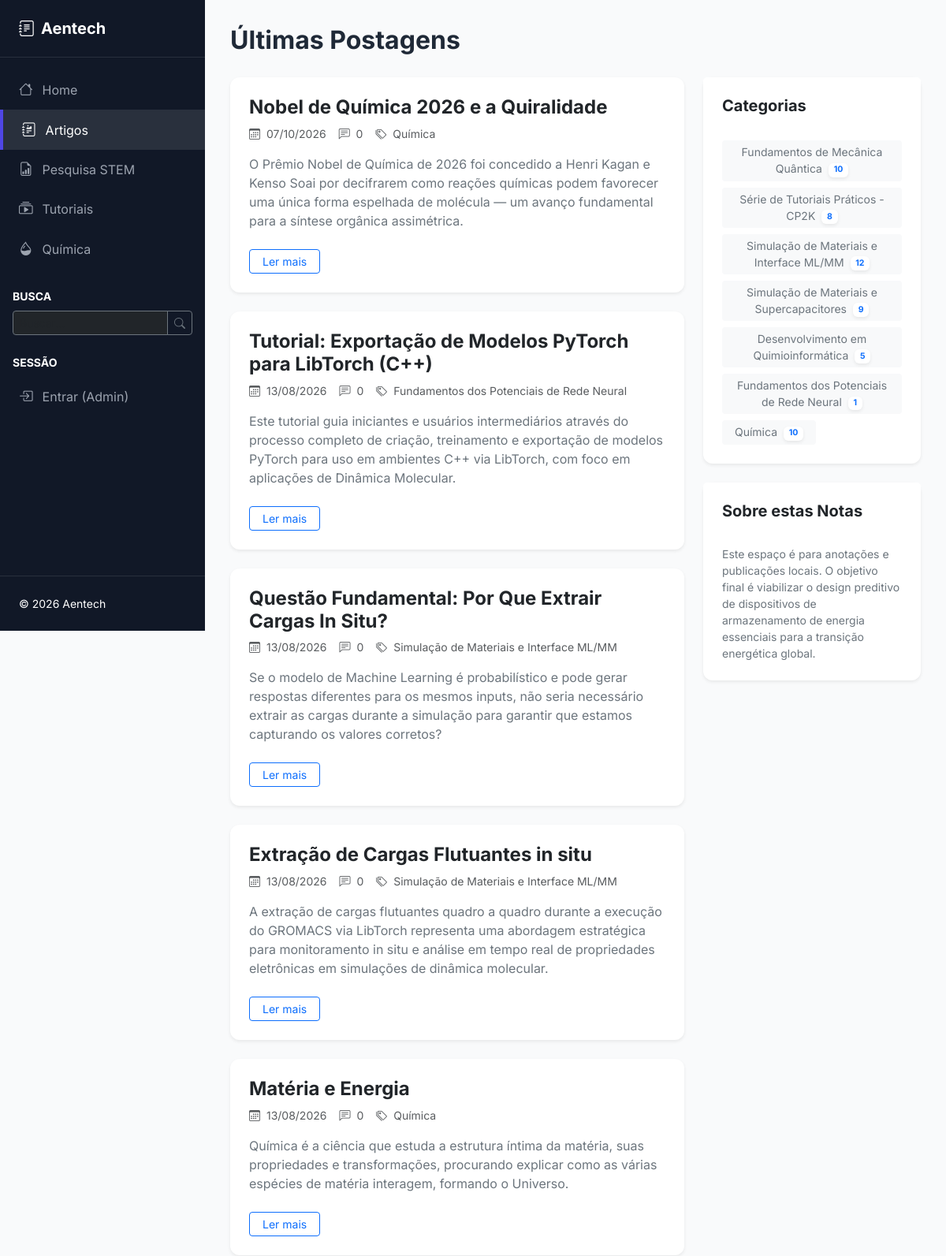
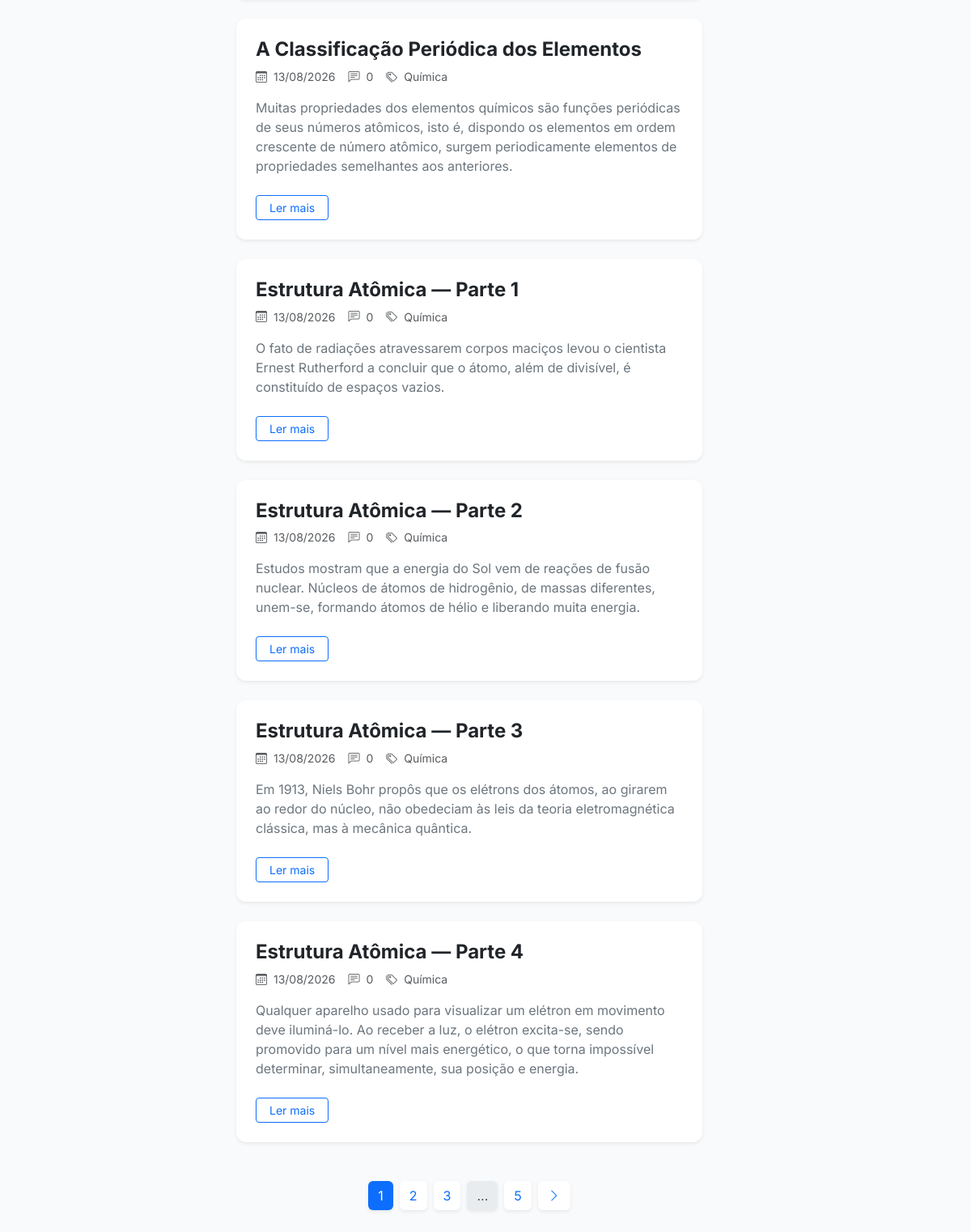
The page /posts on the database its author committed (2 pictures, top to bottom).
### app/models.py (models this page shows, shortened)
class Post(db.Model):
    __tablename__ = 'posts'
    id = db.Column(db.Integer, primary_key=True)
    title = db.Column(db.String(200), nullable=False)
    slug = db.Column(db.String(200), unique=True, nullable=False)
    content = db.Column(db.Text, nullable=False)
    excerpt = db.Column(db.String(300))
    is_published = db.Column(db.Boolean, default=True)
    created_at = db.Column(db.DateTime, default=datetime.utcnow)
    updated_at = db.Column(db.DateTime, default=datetime.utcnow, onupdate=datetime.utcnow)
    user_id = db.Column(db.Integer, db.ForeignKey('users.id'), nullable=False)
    comments = db.relationship('Comment', backref='post', lazy='dynamic', cascade='all, delete-orphan')
    categories = db.relationship('Category',
                                secondary=post_categories,
                                backref=db.backref('posts', lazy='dynamic'),
                                lazy='dynamic')

class Category(db.Model):
    __tablename__ = 'categories'
    id = db.Column(db.Integer, primary_key=True)
    name = db.Column(db.String(50), unique=True, nullable=False)
    slug = db.Column(db.String(50), unique=True, nullable=False)
    description = db.Column(db.String(200))

### app/main/views.py (the view)
@blueprint.route('/posts')
def posts_list():
    page = request.args.get('page', 1, type=int)
    posts = Post.query.filter_by(is_published=True)\
        .order_by(Post.created_at.desc())\
        .paginate(page=page, per_page=get_config('POSTS_PER_PAGE', 10))
    categories = Category.query.all()
    g.seo = {'pagination': posts}
    return render_template('main/posts.html', posts=posts, cats=categories, title='Últimas Postagens')

### app/__init__.py (called while the page is built)
def get_config(key: str, default: Any = None) -> Any:
    try:
        return current_app.config.get(key, default)
    except RuntimeError:
        return default

    def _register_context_processors(self) -> None:
        @self.app.context_processor
        def inject_config():
            return dict(config=self.app.config)
        @self.app.context_processor
        def inject_utility_functions():
            from datetime import datetime
            return dict(
                now=datetime.utcnow,
                len=len,
                str=str
            )
        @self.app.context_processor
        def inject_seo():
            try:
                from app.seo import build_seo
                return dict(seo=build_seo())
            except Exception as e:  # pragma: no cover - never break rendering for SEO
                print(f"Warning: Could not build SEO context: {e}")
                return dict(seo={})

### app/auth/views.py (called while the page is built)
@blueprint.before_app_request
def load_logged_in_user():
    user_id = session.get('user_id')
    if user_id is None:
        g.current_user = None
    else:
        g.current_user = User.query.get(user_id)

@blueprint.app_context_processor
def inject_current_user():
    user_id = session.get('user_id')
    if user_id:
        user = User.query.get(user_id)
        return dict(current_user=user)
    return dict(current_user=None)

### app/main/__init__.py (called while the page is built)
@blueprint.context_processor
def inject_categories():
    return {
        'all_categories': Category.query.order_by(Category.name).all()
    }

### app/seo.py (called while the page is built)
def strip_html(value):
    if not value:
        return ''
    text = _TAG_RE.sub(' ', str(value))
    text = (text.replace('&nbsp;', ' ')
                .replace('&amp;', '&')
                .replace('&lt;', '<')
                .replace('&gt;', '>')
                .replace('&quot;', '"')
                .replace('&#39;', "'"))
    return _WS_RE.sub(' ', text).strip()

def meta_excerpt(value, length=300):
    text = strip_html(value)
    if len(text) <= length:
        return text
    truncated = text[: length + 1]
    if ' ' in truncated:
        truncated = truncated.rsplit(' ', 1)[0]
    return truncated.rstrip(' ,.;:-') + '…'

def _iso(value):
    if not value:
        return None
    if isinstance(value, str):
        return value
    if value.tzinfo is None:
        value = value.replace(tzinfo=timezone.utc)
    return value.isoformat()

### app/templates/main/posts.html (shortened to what this page needs)
{% extends "base.html" %}
{% block content %}
    <div class="d-flex justify-content-between align-items-center mb-4">
        <div>
            {% if category %}
                <h2 class="fw-bold mb-1">Categoria: {{ category.name }}</h2>
                <p class="text-muted mb-0">{{ category.description }}</p>
            {% elif query %}
                <h2 class="fw-bold mb-1">Resultados para: "{{ query }}"</h2>
            {% else %}
                <h2 class="fw-bold mb-1">{{ title }}</h2>
            {% endif %}
        </div>
    </div>
    <div class="row">
        <div class="col-lg-8">
            {% for post in posts.items %}
                <article class="card mb-4 border-0 shadow-sm overflow-hidden">
                    <div class="card-body p-4">
                        <div class="d-flex justify-content-between align-items-start mb-2">
                            <h3 class="card-title h4 fw-bold mb-0">
                                <a href="{{ url_for('main.post_detail', slug=post.slug) }}" class="text-dark text-decoration-none hover-primary">
                                    {{ post.title }}
                                </a>
                            </h3>
                        </div>
                        <div class="d-flex align-items-center text-muted small mb-3">
                            <span class="me-3"><i class="bi bi-calendar3 me-1"></i> {{ post.created_at.strftime('%d/%m/%Y') }}</span>
                            <span class="me-3"><i class="bi bi-chat-left-text me-1"></i> {{ post.comments.count() }}</span>
                            {% if post.categories %}
                                <span><i class="bi bi-tags me-1"></i>
                                    {% for category in post.categories %}
                                        <a href="{{ url_for('main.category_posts', slug=category.slug) }}" class="text-muted text-decoration-none">{{ category.name }}</a>{% if not loop.last %}, {% endif %}
                                    {% endfor %}
                                </span>
                            {% endif %}
                        </div>
                        <p class="card-text text-secondary mb-4">{{ post.excerpt }}</p>
                        <div class="d-flex justify-content-between align-items-center">
                            <a href="{{ url_for('main.post_detail', slug=post.slug) }}" class="btn btn-outline-primary btn-sm px-3">
                                Ler mais
                            </a>
                        </div>
                    </div>
                </article>
            {% endfor %}
            {% if posts.pages > 1 %}
                <nav aria-label="Navegação de página" class="mt-5">
                    <ul class="pagination justify-content-center">
                        {% for page_num in posts.iter_pages(left_edge=1, left_current=2, right_current=2, right_edge=1) %}
                            {% if page_num %}
                                <li class="page-item {% if page_num == posts.page %}active{% endif %}">
                                    <a class="page-link border-0 shadow-sm mx-1 rounded" href="{{ url_for(request.endpoint, page=page_num, q=query if query else '', **request.view_args) }}">
                                        {{ page_num }}
                                    </a>
                                </li>
                            {% else %}
                                <li class="page-item disabled">
                                    <span class="page-link border-0 shadow-sm mx-1 rounded">...</span>
                                </li>
                            {% endif %}
                        {% endfor %}
                        {% if posts.has_next %}
                            <li class="page-item">
                                <a class="page-link border-0 shadow-sm mx-1 rounded" href="{{ url_for(request.endpoint, page=posts.next_num, q=query if query else '', **request.view_args) }}">
                                    <i class="bi bi-chevron-right"></i>
                                </a>
                            </li>
                        {% endif %}
                    </ul>
                </nav>
            {% endif %}
        </div>
        <div class="col-lg-4">
            <div class="card border-0 shadow-sm mb-4">
                <div class="card-header bg-white border-bottom-0 pt-4 px-4">
                    <h5 class="fw-bold mb-0">Categorias</h5>
                </div>
                <div class="card-body p-4">
                    <div class="d-flex flex-wrap gap-2">
                        {% for category in cats %}
                            <a href="{{ url_for('main.category_posts', slug=category.slug) }}" class="btn btn-light btn-sm text-secondary border-0 px-3">
                                {{ category.name }} <span class="badge bg-white text-primary ms-1 shadow-sm">{{ category.posts.count() }}</span>
                            </a>
                        {% endfor %}
                    </div>
                </div>
            </div>
            <div class="card border-0 shadow-sm">
                <div class="card-header bg-white border-bottom-0 pt-4 px-4">
                    <h5 class="fw-bold mb-0">Sobre estas Notas</h5>
                </div>
                <div class="card-body p-4">
                    <p class="text-secondary small mb-0">
                        Este espaço é para anotações e publicações locais. O objetivo final é viabilizar o design preditivo de dispositivos de armazenamento de energia essenciais para a transição energética global.
                    </p>
                </div>
            </div>
        </div>
    </div>
{% endblock %}

### app/static/css/style.css (style rules this page uses)
.page-item.active .page-link { background-color: #0d6efd; border-color: #0d6efd; }

### app/templates/base.html (style rules this page uses)
:root { --primary-color: #4f46e5; --primary-hover: #4338ca; --sidebar-bg: #111827; --body-bg: #f9fafb; --card-shadow: 0 1px 3px 0 rgb(0 0 0 / 0.1), 0 1px 2px -1px rgb(0 0 0 / 0.1); }
body { font-family: 'Inter', -apple-system, BlinkMacSystemFont, "Segoe UI", Roboto, Helvetica, Arial, sans-serif; background-color: var(--body-bg); color: #1f2937; }
.card { border: none; border-radius: 0.75rem; box-shadow: var(--card-shadow); transition: transform 0.2s, box-shadow 0.2s; }

### rows shown on the page
Post: title "Nobel de Química 2026 e a Quiralidade", created_at "07/10/2026", comments.count "0", excerpt "O Prêmio Nobel de Química de 2026 foi concedido a Henri Kagan e Kenso Soai por decifrarem como reações químicas podem favorecer uma única forma espelhada de molécula — um avanço fundamental para a síntese orgânica assimétrica."
Category: name "Química", posts.count "10"
Post: title "Tutorial: Exportação de Modelos PyTorch para LibTorch (C++)", created_at "13/08/2026", comments.count "0", excerpt "Este tutorial guia iniciantes e usuários intermediários através do processo completo de criação, treinamento e exportação de modelos PyTorch para uso em ambientes C++ via LibTorch, com foco em aplicações de Dinâmica Molecular."
Category: name "Fundamentos dos Potenciais de Rede Neural", posts.count "1"
Post: title "Questão Fundamental: Por Que Extrair Cargas In Situ?", created_at "13/08/2026", comments.count "0", excerpt "Se o modelo de Machine Learning é probabilístico e pode gerar respostas diferentes para os mesmos inputs, não seria necessário extrair as cargas durante a simulação para garantir que estamos capturando os valores corretos?"
Category: name "Simulação de Materiais e Interface ML/MM", posts.count "12"
Post: title "Extração de Cargas Flutuantes in situ", created_at "13/08/2026", comments.count "0", excerpt "A extração de cargas flutuantes quadro a quadro durante a execução do GROMACS via LibTorch representa uma abordagem estratégica para monitoramento in situ e análise em tempo real de propriedades eletrônicas em simulações de dinâmica molecular."
Post: title "Matéria e Energia", created_at "13/08/2026", comments.count "0", excerpt "Química é a ciência que estuda a estrutura íntima da matéria, suas propriedades e transformações, procurando explicar como as várias espécies de matéria interagem, formando o Universo."
Post: title "A Classificação Periódica dos Elementos", created_at "13/08/2026", comments.count "0", excerpt "Muitas propriedades dos elementos químicos são funções periódicas de seus números atômicos, isto é, dispondo os elementos em ordem crescente de número atômico, surgem periodicamente elementos de propriedades semelhantes aos anteriores."
Post: title "Estrutura Atômica — Parte 1", created_at "13/08/2026", comments.count "0", excerpt "O fato de radiações atravessarem corpos maciços levou o cientista Ernest Rutherford a concluir que o átomo, além de divisível, é constituído de espaços vazios."
Post: title "Estrutura Atômica — Parte 2", created_at "13/08/2026", comments.count "0", excerpt "Estudos mostram que a energia do Sol vem de reações de fusão nuclear. Núcleos de átomos de hidrogênio, de massas diferentes, unem-se, formando átomos de hélio e liberando muita energia."
Post: title "Estrutura Atômica — Parte 3", created_at "13/08/2026", comments.count "0", excerpt "Em 1913, Niels Bohr propôs que os elétrons dos átomos, ao girarem ao redor do núcleo, não obedeciam às leis da teoria eletromagnética clássica, mas à mecânica quântica."
Post: title "Estrutura Atômica — Parte 4", created_at "13/08/2026", comments.count "0", excerpt "Qualquer aparelho usado para visualizar um elétron em movimento deve iluminá-lo. Ao receber a luz, o elétron excita-se, sendo promovido para um nível mais energético, o que torna impossível determinar, simultaneamente, sua posição e energia."
Category: name "Fundamentos de Mecânica Quântica", posts.count "10"
Category: name "Série de Tutoriais Práticos - CP2K", posts.count "8"
Category: name "Simulação de Materiais e Supercapacitores", posts.count "9"
Category: name "Desenvolvimento em Quimioinformática", posts.count "5"

### other values the page prints
{{ title }} "Últimas Postagens"
{{ page_num }} "1" "2" "3" "5"
